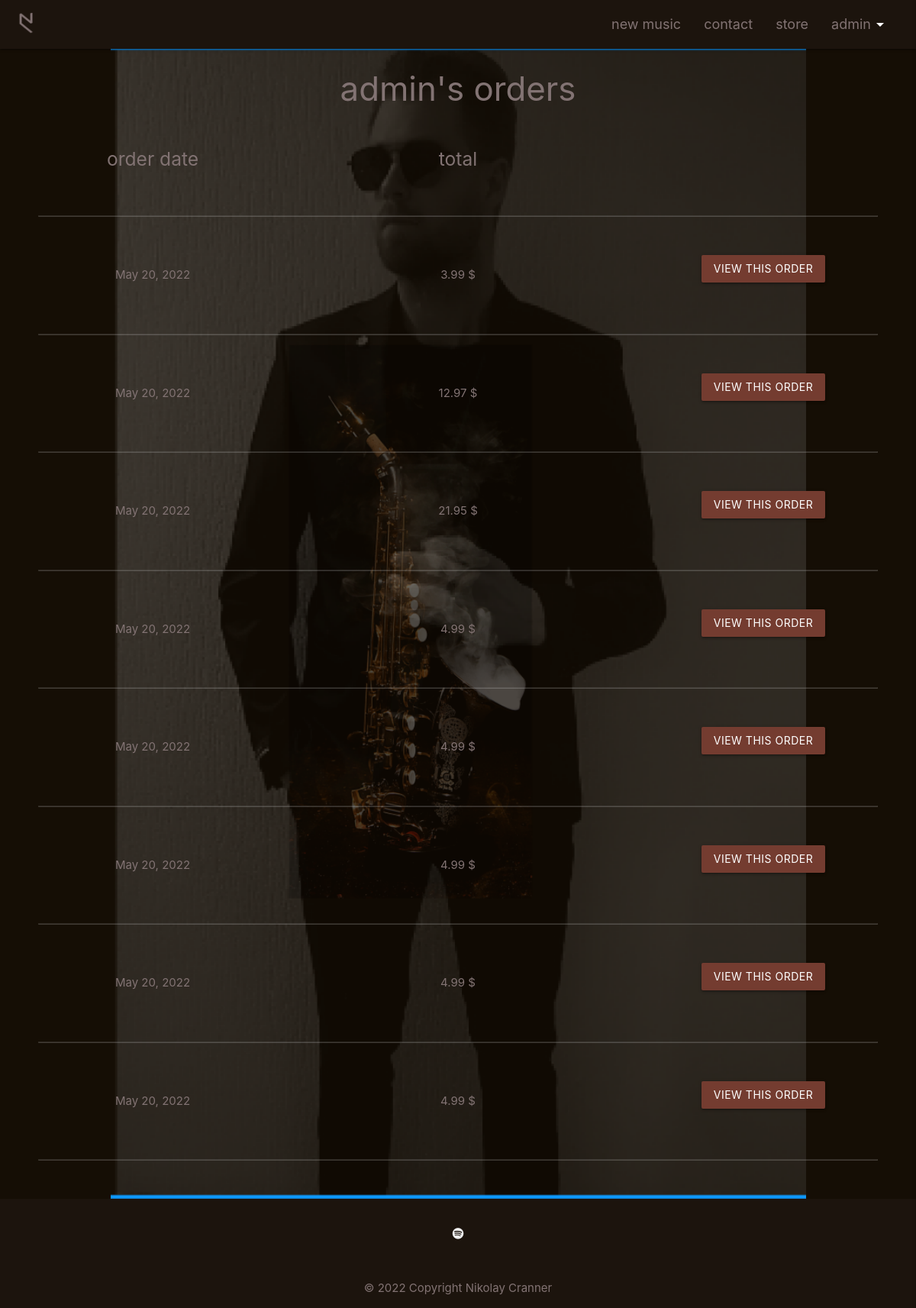
The app's page /userprofile (signed in), older data.
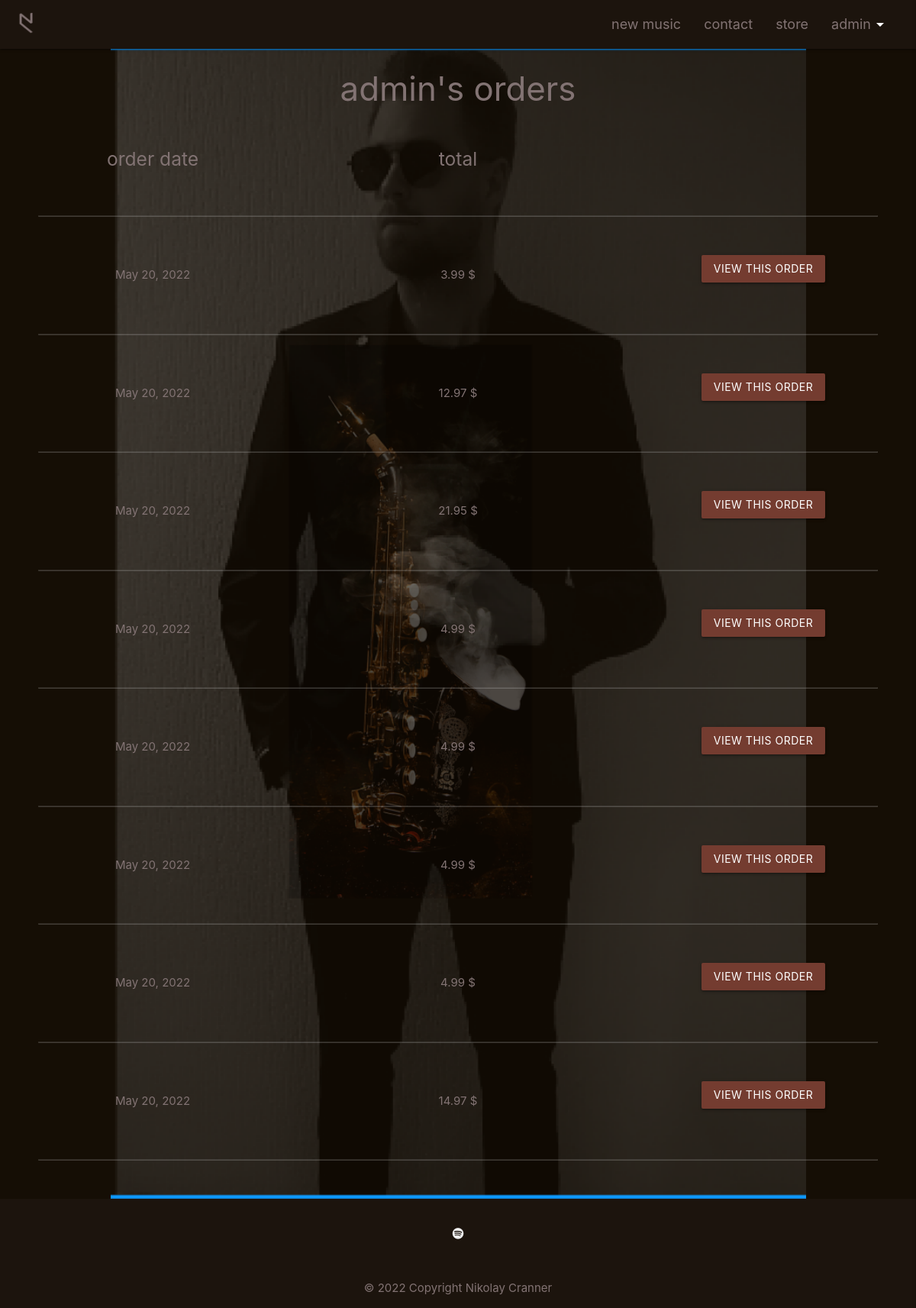
The same page, newer data.
### store/models.py (models this page shows)
class Order(models.Model):
    order_id = models.CharField(max_length=254, null=True, blank=True)
    order_items = models.CharField(max_length=254, null=True, blank=True)
    user_id = models.CharField(max_length=254, null=True, blank=True)
    transaction_date = models.DateField(default=tz.now)
    transaction_time = models.TimeField(default=time(18, 00))
    grand_total = models.DecimalField(default=0.00, max_digits=10, decimal_places=2)

### userprofile/views.py (the view)
# urls.py: path('', views.user_profile, name='user_profile'),
def user_profile(request):
    session_user = get_session_user(request)
    orders = Order.objects.filter(user_id=session_user)
    context = {
        'session_user': session_user,
        'orders': orders,
    }
    return render(request, 'userprofile/userprofile.html', context)

### store/views.py (called while the page is built)
def get_session_user(request):
    if request.user.is_authenticated:
        session_user = request.user.username
        print("session user is: ", session_user)
        return session_user
    else:
        session_user = 'guest'
        print("session user is: ", session_user)
        return session_user

### userprofile/templates/userprofile/userprofile.html
{% extends 'base.html' %}
{% block content %}
<div class="row ">
    <div class="col s12 center">
        <h3>{{ session_user }}'s orders</h3>
    </div>
</div>
        <div class="row center">
            <div class="col s4">
                <h5>order date</h5>
            </div>
            <div class="col s4">
                <h5>total</h5>
            </div>
            <div class="col s4">
            </div>
        </div>
        <hr>
        {% for order in orders %}
        <div class="row center">
            <div class="col s4">
                <p>{{ order.transaction_date }}</p>
            </div>
            <div class="col s4">
                <p>{{order.grand_total}} $</p>
            </div>
            <div class="col s4">
                <a href="{% url 'order' order.order_id %}">
                    <button class="btn waves-effect waves-light btn nc-btn-color" id="#view-order" type="submit" name="view-order" value="">View this order</button>
                </a>
            </div>
        </div>
        <hr>
        {% endfor %}
{% endblock %}

### templates/base.html (shortened to what this page needs)
{% load static %}
<!DOCTYPE html>
<html lang="en">
<head>
    <link rel="stylesheet" href="https://cdnjs.cloudflare.com/ajax/libs/materialize/1.0.0/css/materialize.min.css">
    <link rel="stylesheet" href='{% static "css/style.css" %}'>
</head>
<body>
  {% block page_header %}
  <header>
    <div class="navbar-fixed">
      <nav>
        <div class="nav-wrapper nc-header-footer">
          <a href="{% url 'home' %}" class="brand-logo left">
            <img src='{% static "img/logo.png" %}' alt="Nikolay Cranner Logo" class="nc-logo">
          </a>
          <ul id="nav-mobile" class="right hide-on-med-and-down">
            <li><a href="{% url 'music' %}">new music</a></li>
            <li><a href="{% url 'contact' %}">contact</a></li>
            <li><a href="{% url 'store' %}">store</a></li>
            <li><a class="dropdown-trigger" href="#!" data-target="dropdown1">{{ request.user.username|default:'guest' }}<i class="material-icons right">arrow_drop_down</i></a></li>
          </ul>
        </div>
      </nav>
    </div>
  </header>
  {% endblock %}
  <main style="background-image: url('{% static "img/background.PNG" %}');">
  <section>
    {% block content %}
    {% endblock %}
  </section>
  </main>
  <footer class="page-footer nc-header-footer">
    <div class="container">
      <div class="row">
        <div class="col s12 center">
          <ul>
            <li><a class="grey-text text-lighten-3" href="#!"><i class="fab fa-spotify"></i></a></li>
          </ul>
        </div>
      </div>
    </div>
    <div class="footer-copyright nc-header-footer center">
      <div class="container">
      © 2022 Copyright Nikolay Cranner
      </div>
    </div>
  </footer>
</body>
</html>

### static/css/style.css (style rules this page uses)
.nc-header-footer, .modal-footer, .dropdown-content { background-color: #1C140D !important; color: #827373 !important; }
main { background-repeat: no-repeat; background-size: contain; background-position: center; flex: 1 0 auto; }
body { display: flex; min-height: 100vh; flex-direction: column; background-color: #150E05; color: #827373 !important; }
hr { margin: 50px; opacity: 0.2; }
.nc-btn-color { background-color: #743C30; color: white; }
.nc-logo { height: 30px; width: auto; margin-top: 15px; margin-left: 20px; }
#nav-mobile li>a { color: #827373 !important; font-size: 1.2rem; }
.material-icons { color: white; margin-right: 20px; margin-left: 0px !important; }

Row changes from the older to the newer data that the page shows:
removed Order: transaction_date "May 20, 2022", grand_total "4.99"
added Order: transaction_date "May 20, 2022", grand_total "14.97"
